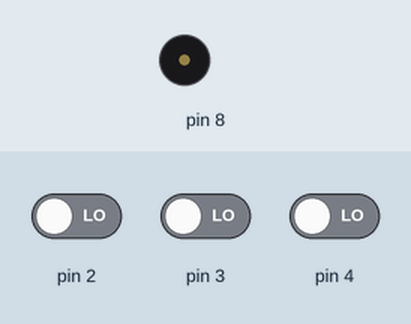
This sketch was run on a simulated Arduino Uno, built with avr-gcc and run on an emulated ATmega328P. Shown: buzzer (waves = sounding). The test bench sets the inputs (shaded band); at power-on: pin 2 LOW, pin 3 LOW, pin 4 LOW.

Above: at 1.2 s.
1.3 s: pin 2 driven HIGH
At 2.5 s:
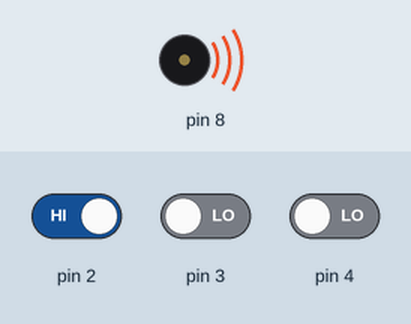
2.8 s: pin 3 driven HIGH
Timing chart, 0 to 10.3 s (numbered marks = the images above; inputs shaded):
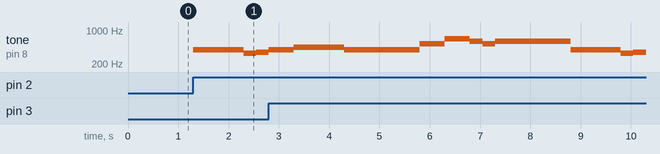

The sketch:

speaker_3.ino
```cpp
// 스피커 사용해보기, 고향의 봄 연주하기
int notes[] = {392,392,330,349,392,440,440,392};
int notes2[] = {392,523,659,587,523,587};
int times[] = {500,500,250,250,500,500,500,1000};
int times2[] = {500,500,500,250,250,1500};
int notes3[] = {659,659,587,587,523,587,523,440,440, 392,392,392,330,294,262};
int times3[] = {500,500,500,500,500,250,250,500,500,500,500,500,250,250,1500};
void setup() {
  // put your setup code here, to run once:

  pinMode(2,INPUT);
  pinMode(3,INPUT);
  pinMode(4,INPUT);
}

void loop() {
  // put your main code here, to run repeatedly:
  if (digitalRead(2) == HIGH){
      for(int i = 0 ; i < 8; i++){
      tone(8, notes[i],times[i]);
      delay(times[i]);
      noTone(8);
    }
  }
  if (digitalRead(3) == HIGH){
      for(int i = 0 ; i < 6; i++){
      tone(8, notes2[i],times2[i]);
      delay(times2[i]);
      noTone(8);
    }
  }
  if (digitalRead(4) == HIGH){
      for(int i = 0 ; i < 15; i++){
      tone(8, notes3[i],times3[i]);
      delay(times3[i]);
      noTone(8);
    }
  }

}
```

Measured:
- after the input at 1.3 s, tone on pin 8: silent → 392 Hz at once, → 330 Hz 1.0 s later, → 349 Hz 0.25 s later
